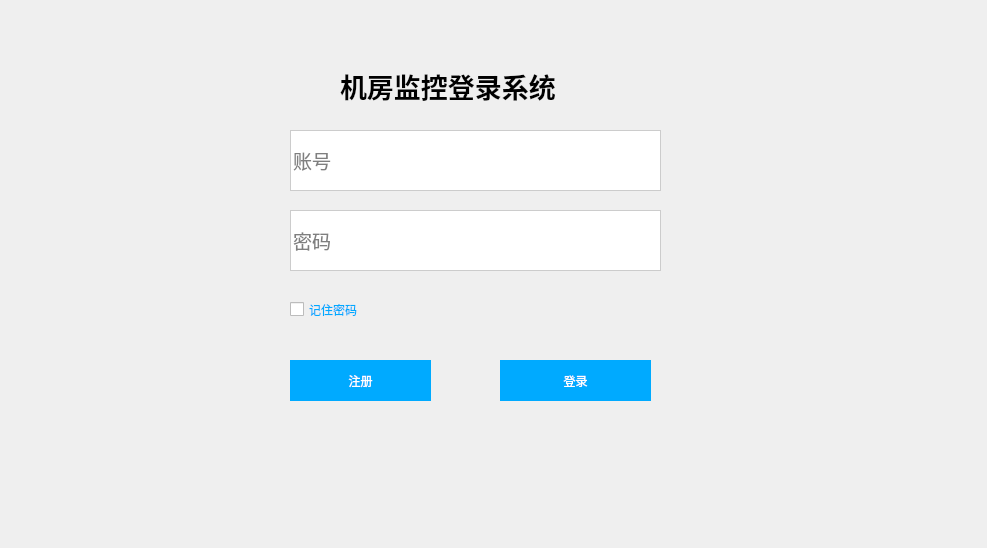
<?xml version="1.0" encoding="UTF-8"?>
<ui version="4.0">
 <class>CgiLogin</class>
 <widget class="QMainWindow" name="CgiLogin">
  <property name="geometry">
   <rect>
    <x>0</x>
    <y>0</y>
    <width>987</width>
    <height>548</height>
   </rect>
  </property>
  <property name="minimumSize">
   <size>
    <width>987</width>
    <height>548</height>
   </size>
  </property>
  <property name="maximumSize">
   <size>
    <width>987</width>
    <height>548</height>
   </size>
  </property>
  <property name="windowTitle">
   <string>CgiLogin</string>
  </property>
  <property name="styleSheet">
   <string notr="true"/>
  </property>
  <widget class="QWidget" name="centralwidget">
   <property name="styleSheet">
    <string notr="true">QPushButton{
	color: rgb(255, 255, 255);
	background-color: rgb(0, 170, 255);
	border:1px solid#00aaff
}
QPushButton:hover{
	color: rgb(255, 255, 255);
	background-color: rgb(0, 0, 255);
	border:1px solid#00aaff
}

QLineEdit{
	border:1px solid#cccccc
}
QCheckBox{
	
	color: rgb(0, 170, 255);
}
QCheckBox:hover{
	
	color: rgb(0, 85, 255);
}</string>
   </property>
   <widget class="QLineEdit" name="username">
    <property name="geometry">
     <rect>
      <x>290</x>
      <y>130</y>
      <width>371</width>
      <height>61</height>
     </rect>
    </property>
    <property name="font">
     <font>
      <pointsize>14</pointsize>
     </font>
    </property>
    <property name="toolTipDuration">
     <number>-1</number>
    </property>
    <property name="placeholderText">
     <string>账号</string>
    </property>
   </widget>
   <widget class="QLineEdit" name="password">
    <property name="geometry">
     <rect>
      <x>290</x>
      <y>210</y>
      <width>371</width>
      <height>61</height>
     </rect>
    </property>
    <property name="font">
     <font>
      <pointsize>14</pointsize>
     </font>
    </property>
    <property name="text">
     <string/>
    </property>
    <property name="echoMode">
     <enum>QLineEdit::Password</enum>
    </property>
    <property name="placeholderText">
     <string>密码</string>
    </property>
   </widget>
   <widget class="QCheckBox" name="checkBox">
    <property name="geometry">
     <rect>
      <x>290</x>
      <y>300</y>
      <width>91</width>
      <height>19</height>
     </rect>
    </property>
    <property name="text">
     <string>记住密码</string>
    </property>
   </widget>
   <widget class="QPushButton" name="regist">
    <property name="geometry">
     <rect>
      <x>290</x>
      <y>360</y>
      <width>141</width>
      <height>41</height>
     </rect>
    </property>
    <property name="styleSheet">
     <string notr="true"/>
    </property>
    <property name="text">
     <string>注册</string>
    </property>
    <property name="iconSize">
     <size>
      <width>32</width>
      <height>32</height>
     </size>
    </property>
   </widget>
   <widget class="QPushButton" name="login">
    <property name="geometry">
     <rect>
      <x>500</x>
      <y>360</y>
      <width>151</width>
      <height>41</height>
     </rect>
    </property>
    <property name="autoFillBackground">
     <bool>false</bool>
    </property>
    <property name="styleSheet">
     <string notr="true">
</string>
    </property>
    <property name="text">
     <string>登录</string>
    </property>
    <property name="iconSize">
     <size>
      <width>32</width>
      <height>32</height>
     </size>
    </property>
    <property name="default">
     <bool>false</bool>
    </property>
    <property name="flat">
     <bool>false</bool>
    </property>
   </widget>
   <widget class="QLabel" name="label">
    <property name="geometry">
     <rect>
      <x>340</x>
      <y>70</y>
      <width>271</width>
      <height>31</height>
     </rect>
    </property>
    <property name="font">
     <font>
      <pointsize>20</pointsize>
      <weight>75</weight>
      <bold>true</bold>
     </font>
    </property>
    <property name="text">
     <string>机房监控登录系统</string>
    </property>
   </widget>
  </widget>
 </widget>
 <resources/>
 <connections/>
</ui>
